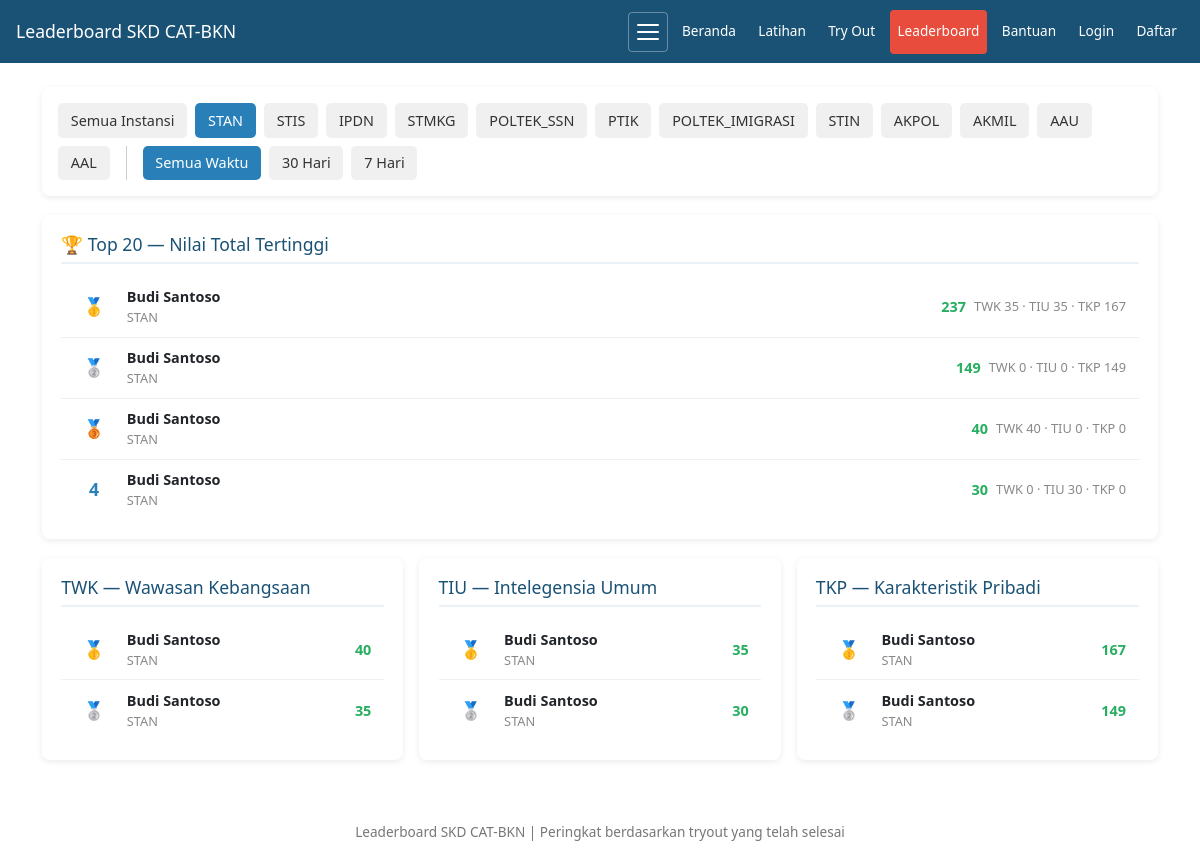
The page /pages/leaderboard.php?period=all&instansi=STAN on the database as committed earlier.
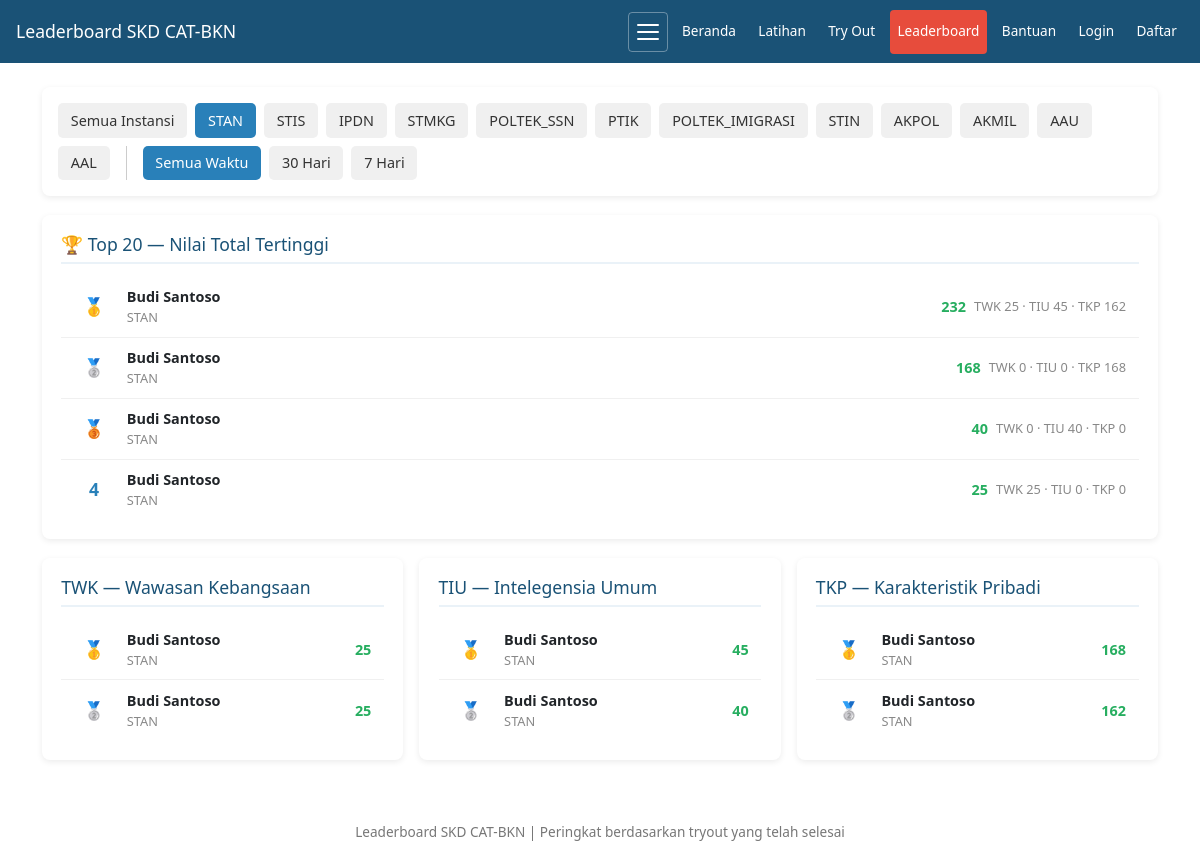
The same page on the database as committed later.
### tables this page shows
CREATE TABLE `instansi` (
  `id` int(11) NOT NULL,
  `kode` varchar(20) NOT NULL COMMENT 'Singkatan: STAN, STIS, IPDN, dll',
  `nama` varchar(100) NOT NULL COMMENT 'Nama lengkap instansi',
  `passing_twk` int(11) NOT NULL DEFAULT 65,
  `passing_tiu` int(11) NOT NULL DEFAULT 80,
  `passing_tkp` int(11) NOT NULL DEFAULT 126,
  `passing_total` int(11) NOT NULL DEFAULT 271,
  `deskripsi` text DEFAULT NULL COMMENT 'Info singkat instansi',
  `aktif` tinyint(1) DEFAULT 1,
  `urutan` int(11) DEFAULT 0,
  `created_at` timestamp NOT NULL DEFAULT current_timestamp()
);

CREATE TABLE `tryout_sessions` (
  `id` int(11) NOT NULL,
  `user_id` int(11) NOT NULL,
  `nama` varchar(100) NOT NULL,
  `durasi_tkp` int(11) DEFAULT 45,
  `durasi_tiu` int(11) DEFAULT 35,
  `durasi_twk` int(11) DEFAULT 30,
  `jumlah_tkp` int(11) DEFAULT 45,
  `jumlah_tiu` int(11) DEFAULT 35,
  `jumlah_twk` int(11) DEFAULT 30,
  `passing_tkp` int(11) DEFAULT 126,
  `passing_tiu` int(11) DEFAULT 80,
  `passing_twk` int(11) DEFAULT 65,
  `passing_total` int(11) DEFAULT 271,
  `waktu_mulai` datetime DEFAULT NULL,
  `waktu_selesai` datetime DEFAULT NULL,
  `nilai_tkp` int(11) DEFAULT 0,
  `nilai_tiu` int(11) DEFAULT 0,
  `nilai_twk` int(11) DEFAULT 0,
  `total_nilai` int(11) DEFAULT 0,
  `status` enum('berjalan','selesai','gagal') DEFAULT 'berjalan',
  `created_at` timestamp NOT NULL DEFAULT current_timestamp(),
  `strict_mode` tinyint(4) DEFAULT 0 COMMENT 'Strict mode: 1 = no back navigation, 0 = normal mode',
  `package_id` int(11) DEFAULT NULL COMMENT 'Reference to tryout_packages table',
  `pause_count` int(11) DEFAULT 0 COMMENT 'Number of times paused',
  `total_pause_seconds` int(11) DEFAULT 0 COMMENT 'Total paused time in seconds',
  `is_paused` tinyint(4) DEFAULT 0 COMMENT 'Currently paused: 1 = yes, 0 = no',
  `paused_at` timestamp NULL DEFAULT NULL COMMENT 'Timestamp when pause started'
);

CREATE TABLE `users` (
  `id` int(11) NOT NULL,
  `nama` varchar(100) NOT NULL,
  `email` varchar(100) DEFAULT NULL COMMENT 'Email (deprecated, gunakan no_hp)',
  `instansi_pilihan` varchar(100) DEFAULT NULL,
  `created_at` timestamp NOT NULL DEFAULT current_timestamp(),
  `role` enum('admin','user') DEFAULT 'user',
  `status` enum('active','suspended','banned') DEFAULT 'active' COMMENT 'User account status',
  `suspended_at` timestamp NULL DEFAULT NULL COMMENT 'Timestamp when user was suspended',
  `suspended_reason` text DEFAULT NULL COMMENT 'Reason for suspension',
  `instansi_id` int(11) DEFAULT NULL,
  `password_hash` varchar(255) DEFAULT NULL,
  `failed_attempts` int(11) DEFAULT 0,
  `lockout_until` datetime DEFAULT NULL,
  `instansi` varchar(100) DEFAULT NULL,
  `no_hp` varchar(20) DEFAULT NULL COMMENT 'Nomor HP untuk login (08xx)',
  `sekolah_asal` varchar(100) DEFAULT NULL COMMENT 'Nama sekolah asal (SMA/SMK/MA)',
  `tahun_tamat` int(11) DEFAULT NULL COMMENT 'Tahun tamat sekolah',
  `foto_profil` varchar(255) DEFAULT NULL COMMENT 'Path to profile photo',
  `tanggal_lahir` date DEFAULT NULL COMMENT 'Tanggal lahir user',
  `jenis_kelamin` enum('L','P') DEFAULT NULL COMMENT 'Jenis kelamin: L=Laki-laki, P=Perempuan',
  `alamat` text DEFAULT NULL COMMENT 'Alamat lengkap user',
  `show_leaderboard` tinyint(1) DEFAULT 1 COMMENT 'Show profile in leaderboard: 1=show, 0=hide',
  `notification_preference` enum('push','browser','both','none') DEFAULT 'browser' COMMENT 'Preferensi notifikasi',
  `language` varchar(5) DEFAULT 'id' COMMENT 'Bahasa: id=en, en=english',
  `theme` varchar(10) DEFAULT 'light' COMMENT 'Tema: light/dark',
  `font_size` varchar(10) DEFAULT 'medium' COMMENT 'Ukuran font: small/medium/large'
);

### helpers.php (called while the page is built, shortened)
<?php
function e(string $text): string
{
    return htmlspecialchars($text, ENT_QUOTES, 'UTF-8');
}

### pages/leaderboard.php (the view, shortened to what this page needs)
<?php
require '../config.php';
require '../helpers.php';
$instansiList = $pdo->query("SELECT id, kode, nama FROM instansi WHERE aktif = 1 ORDER BY urutan, nama")->fetchAll();
$period = $_GET['period'] ?? 'all';
$instansiFilter = $_GET['instansi'] ?? '';
$where = "ts.status = 'selesai' AND (u.show_leaderboard = 1 OR u.show_leaderboard IS NULL)";
$params = [];
if ($instansiFilter) {
    $where .= " AND (u.instansi = ? OR u.instansi_id = (SELECT id FROM instansi WHERE kode = ? LIMIT 1))";
    $params[] = $instansiFilter;
    $params[] = $instansiFilter;
}
$sqlTotal = "
    SELECT
        u.id as user_id,
        u.nama, u.instansi,
        ts.total_nilai,
        ts.nilai_twk, ts.nilai_tiu, ts.nilai_tkp,
        ts.waktu_mulai
    FROM tryout_sessions ts
    JOIN users u ON ts.user_id = u.id
    WHERE $where
    ORDER BY ts.total_nilai DESC
    LIMIT 20
";
$totalStmt = $pdo->prepare($sqlTotal);
$totalStmt->execute($params);
$topTotal = $totalStmt->fetchAll();
$topSubtes = [];
foreach (['TWK','TIU','TKP'] as $s) {
    $col = "nilai_" . strtolower($s);
    $whereSubtes = "ts.status = 'selesai' AND ts.$col > 0 AND (u.show_leaderboard = 1 OR u.show_leaderboard IS NULL)";
    $paramsSubtes = [];
    if ($instansiFilter) {
        $whereSubtes .= " AND (u.instansi = ? OR u.instansi_id = (SELECT id FROM instansi WHERE kode = ? LIMIT 1))";
        $paramsSubtes[] = $instansiFilter;
        $paramsSubtes[] = $instansiFilter;
    }
    $stmt = $pdo->prepare("
        SELECT u.nama, u.instansi, ts.$col as nilai, ts.waktu_mulai
        FROM tryout_sessions ts
        JOIN users u ON ts.user_id = u.id
        WHERE $whereSubtes
        ORDER BY ts.$col DESC
        LIMIT 10
    ");
    $stmt->execute($paramsSubtes);
    $topSubtes[$s] = $stmt->fetchAll();
}
?>
<!DOCTYPE html>
<html lang="id">
<head>
</head>
<body>
<?php require '../includes/navigation.php'; ?>
<div class="container" id="main-content">
<div class="filter-bar">
    <a href="?period=<?= $period ?>&instansi=" class="<?= !$instansiFilter?'active':'' ?>">Semua Instansi</a>
    <?php foreach ($instansiList as $i): ?>
    <a href="?period=<?= $period ?>&instansi=<?= $i['kode'] ?>" class="<?= $instansiFilter===$i['kode']?'active':'' ?>"><?= e($i['kode']) ?></a>
    <?php endforeach; ?>
    <a href="?period=all&instansi=<?= $instansiFilter ?>" class="<?= $period==='all'?'active':'' ?>">Semua Waktu</a>
    <a href="?period=month&instansi=<?= $instansiFilter ?>" class="<?= $period==='month'?'active':'' ?>">30 Hari</a>
    <a href="?period=week&instansi=<?= $instansiFilter ?>" class="<?= $period==='week'?'active':'' ?>">7 Hari</a>
</div>
<div class="section">
<h2>🏆 Top 20 — Nilai Total Tertinggi</h2>
<?php if (empty($topTotal)): ?>
<div class="empty">Belum ada data tryout yang selesai.</div>
<?php else: ?>
<?php foreach ($topTotal as $i => $r):
    $medal = '';
    if ($i === 0) $medal = '🥇';
    elseif ($i === 1) $medal = '🥈';
    elseif ($i === 2) $medal = '🥉';
    $badgeHtml = '';
?>
<div class="rank-row">
    <div class="rank-num"><?= $medal ?: ($i + 1) ?></div>
    <div class="rank-name">
        <div><strong><?= e($r['nama']) ?></strong><?= $badgeHtml ?></div>
        <div style="font-size:.8rem;color:#888"><?= e($r['instansi'] ?: '-') ?></div>
    </div>
    <div class="rank-score"><?= $r['total_nilai'] ?></div>
    <div class="rank-detail">TWK <?= $r['nilai_twk'] ?> · TIU <?= $r['nilai_tiu'] ?> · TKP <?= $r['nilai_tkp'] ?></div>
</div>
<?php endforeach; ?>
<?php endif; ?>
</div>
<div class="grid-3">
<?php foreach (['TWK'=>'Wawasan Kebangsaan','TIU'=>'Intelegensia Umum','TKP'=>'Karakteristik Pribadi'] as $sub => $label): ?>
<div class="section">
    <h2><?= $sub ?> — <?= $label ?></h2>
    <?php if (empty($topSubtes[$sub])): ?>
    <div class="empty">Belum ada data.</div>
    <?php else: ?>
    <?php foreach ($topSubtes[$sub] as $i => $r):
        $medal = '';
        if ($i === 0) $medal = '🥇';
        elseif ($i === 1) $medal = '🥈';
        elseif ($i === 2) $medal = '🥉';
    ?>
    <div class="rank-row">
        <div class="rank-num"><?= $medal ?: ($i + 1) ?></div>
        <div class="rank-name">
            <div><strong><?= e($r['nama']) ?></strong></div>
            <div style="font-size:.8rem;color:#888"><?= e($r['instansi'] ?: '-') ?></div>
        </div>
        <div class="rank-score"><?= $r['nilai'] ?></div>
    </div>
    <?php endforeach; ?>
    <?php endif; ?>
</div>
<?php endforeach; ?>
</div>
</div>
<div class="footer">
Leaderboard SKD CAT-BKN | Peringkat berdasarkan tryout yang telah selesai
</div>
</body>
</html>

Rows that differ between the two databases and show on the page:
removed tryout_sessions: i "🥇", user.nama "Budi Santoso", user.instansi "STAN", total_nilai "237", nilai_twk "35", nilai_tiu "35", nilai_tkp "167", i "🥈"
removed tryout_sessions: i "🥈", user.nama "Budi Santoso", user.instansi "STAN", total_nilai "149", nilai_twk "0", nilai_tiu "0", nilai_tkp "149"
removed tryout_sessions: i "🥉", user.nama "Budi Santoso", user.instansi "STAN", total_nilai "40", nilai_twk "40", nilai_tiu "0", nilai_tkp "0", i "🥇"
removed tryout_sessions: i "4", user.nama "Budi Santoso", user.instansi "STAN", total_nilai "30", nilai_twk "0", nilai_tiu "30", nilai_tkp "0", i "🥈"
added tryout_sessions: i "🥇", user.nama "Budi Santoso", user.instansi "STAN", total_nilai "232", nilai_twk "25", nilai_tiu "45", nilai_tkp "162", i "🥈"
added tryout_sessions: i "🥈", user.nama "Budi Santoso", user.instansi "STAN", total_nilai "168", nilai_twk "0", nilai_tiu "0", nilai_tkp "168", i "🥇"
added tryout_sessions: i "🥉", user.nama "Budi Santoso", user.instansi "STAN", total_nilai "40", nilai_twk "0", nilai_tiu "40", nilai_tkp "0", i "🥈"
added tryout_sessions: i "4", user.nama "Budi Santoso", user.instansi "STAN", total_nilai "25", nilai_twk "25", nilai_tiu "0", nilai_tkp "0", i "🥈"
